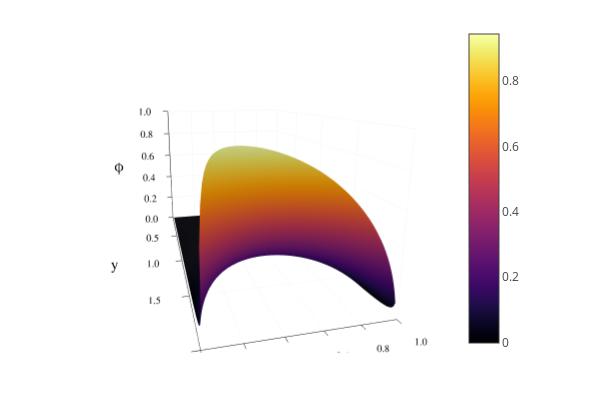

Write notebook code for a chart like this one.
### Code cell
surface(y,x,ϕ,xlabel="y",ylabel="x",zlabel="ϕ")
ylims!(x₀,xᴶ)
xlims!(y₀,yᴸ)
zlims!(0,1)

### Figure 1 — Plotly figure (JSON) as saved in the notebook; plotly's stock layout.template omitted (floating-point values rounded to 4 significant figures; data arrays with more than 128 entries replaced by an {"elided": "..."} marker saying what was removed)
{"data": [{"cmax": 0.9451, "cmin": 3.865e-06, "colorbar": {"len": 0.9143, "title": {"text": ""}, "x": 0.7642, "y": 0.533}, "colorscale": {"elided": "256x2 mixed values"}, "name": "y1", "opacity": null, "scene": "scene", "showlegend": false, "showscale": true, "type": "surface", "x": {"elided": "199 float values"}, "xaxis": "x", "y": [0.01, 0.02, 0.03, 0.04, 0.05, 0.06, 0.07, 0.08, 0.09, 0.1, 0.11, 0.12, 0.13, 0.14, 0.15, 0.16, 0.17, 0.18, 0.19, 0.2, 0.21, 0.22, 0.23, 0.24, 0.25, 0.26, 0.27, 0.28, 0.29, 0.3, 0.31, 0.32, 0.33, 0.34, 0.35, 0.36, 0.37, 0.38, 0.39, 0.4, 0.41, 0.42, 0.43, 0.44, 0.45, 0.46, 0.47, 0.48, 0.49, 0.5, 0.51, 0.52, 0.53, 0.54, 0.55, 0.56, 0.57, 0.58, 0.59, 0.6, 0.61, 0.62, 0.63, 0.64, 0.65, 0.66, 0.67, 0.68, 0.69, 0.7, 0.71, 0.72, 0.73, 0.74, 0.75, 0.76, 0.77, 0.78, 0.79, 0.8, 0.81, 0.82, 0.83, 0.84, 0.85, 0.86, 0.87, 0.88, 0.89, 0.9, 0.91, 0.92, 0.93, 0.94, 0.95, 0.96, 0.97, 0.98, 0.99], "yaxis": "y", "z": {"elided": "99x199 float values"}, "zaxis": "z", "zmax": 0.9451, "zmin": 3.865e-06}], "layout": {"annotations": [], "height": 400, "legend": {"bgcolor": "rgba(255, 255, 255, 1.000)", "bordercolor": "rgba(0, 0, 0, 1)", "borderwidth": 1, "font": {"color": "rgba(0, 0, 0, 1)", "family": "sans-serif", "size": 11}, "title": {"font": {"color": "rgba(0, 0, 0, 1)", "family": "sans-serif", "size": 15}, "text": ""}, "tracegroupgap": 0, "traceorder": "normal", "x": 1, "xanchor": "auto", "y": 1, "yanchor": "auto"}, "margin": {"b": 20, "l": 0, "r": 0, "t": 20}, "paper_bgcolor": "rgba(255, 255, 255, 1.000)", "plot_bgcolor": "rgba(255, 255, 255, 1.000)", "scene": {"aspectmode": "auto", "aspectratio": {"x": 1.618, "y": 0.8006, "z": 0.7721}, "camera": {"center": {"x": 0, "y": 0, "z": 0}, "eye": {"x": 2.065, "y": -0.5323, "z": 0.5119}, "projection": {"type": "perspective"}, "up": {"x": -0.005018, "y": -0.04221, "z": 0.9991}}, "domain": {"x": [0.07647, 0.7642], "y": [0.07581, 0.9902]}, "xaxis": {"gridcolor": "rgba(0, 0, 0, 0.1)", "gridwidth": 0.5, "linecolor": "rgba(0, 0, 0, 1)", "mirror": false, "range": [0, 2], "showgrid": true, "showline": true, "showticklabels": true, "tickangle": 0, "tickcolor": "rgb(0, 0, 0)", "tickfont": {"color": "rgba(0, 0, 0, 1)", "family": "sans-serif", "size": 11}, "tickmode": "array", "ticks": "inside", "ticktext": ["0.0", "0.5", "1.0", "1.5", "2.0"], "tickvals": [0, 0.5, 1, 1.5, 2], "title": {"font": {"color": "rgba(0, 0, 0, 1)", "family": "sans-serif", "size": 15}, "text": "y"}, "type": "linear", "visible": true, "zeroline": false, "zerolinecolor": "rgba(0, 0, 0, 1)"}, "yaxis": {"gridcolor": "rgba(0, 0, 0, 0.1)", "gridwidth": 0.5, "linecolor": "rgba(0, 0, 0, 1)", "mirror": false, "range": [0, 1], "showgrid": true, "showline": true, "showticklabels": true, "tickangle": 0, "tickcolor": "rgb(0, 0, 0)", "tickfont": {"color": "rgba(0, 0, 0, 1)", "family": "sans-serif", "size": 11}, "tickmode": "array", "ticks": "inside", "ticktext": ["0.0", "0.2", "0.4", "0.6", "0.8", "1.0"], "tickvals": [0, 0.2, 0.4, 0.6, 0.8, 1], "title": {"font": {"color": "rgba(0, 0, 0, 1)", "family": "sans-serif", "size": 15}, "text": "x"}, "type": "linear", "visible": true, "zeroline": false, "zerolinecolor": "rgba(0, 0, 0, 1)"}, "zaxis": {"gridcolor": "rgba(0, 0, 0, 0.1)", "gridwidth": 0.5, "linecolor": "rgba(0, 0, 0, 1)", "mirror": false, "range": [0, 1], "showgrid": true, "showline": true, "showticklabels": true, "tickangle": 0, "tickcolor": "rgb(0, 0, 0)", "tickfont": {"color": "rgba(0, 0, 0, 1)", "family": "sans-serif", "size": 11}, "tickmode": "array", "ticks": "inside", "ticktext": ["0.0", "0.2", "0.4", "0.6", "0.8", "1.0"], "tickvals": [0, 0.2, 0.4, 0.6, 0.8, 1], "title": {"font": {"color": "rgba(0, 0, 0, 1)", "family": "sans-serif", "size": 15}, "text": "ϕ"}, "type": "linear", "visible": true, "zeroline": false, "zerolinecolor": "rgba(0, 0, 0, 1)"}}, "showlegend": true, "width": 600}}
